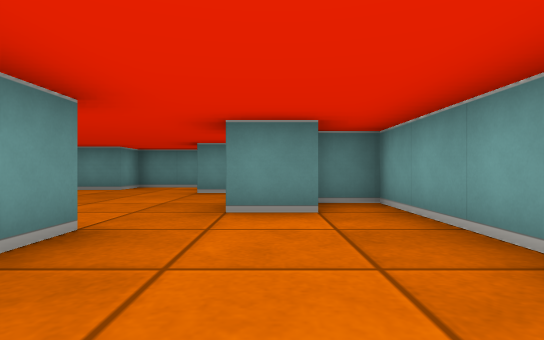
view 1 (above)

12 first-person views from a walk through a cub3D level. The camera is about half as high as the walls, looks level and sees 80° across. The floor is counted in squares. Each view is taken from the middle of a square. On the plan, view 1 faces up. The plan holds only what a view shows up to about 9 squares ahead; the rest is blank.

view 2
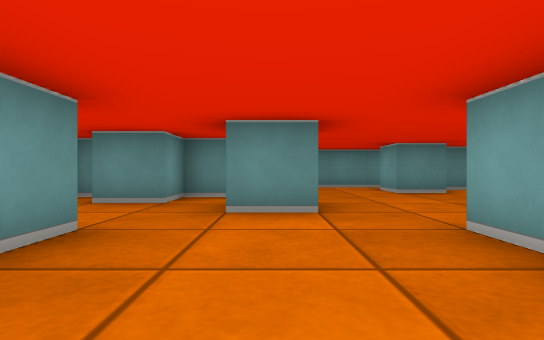

view 3
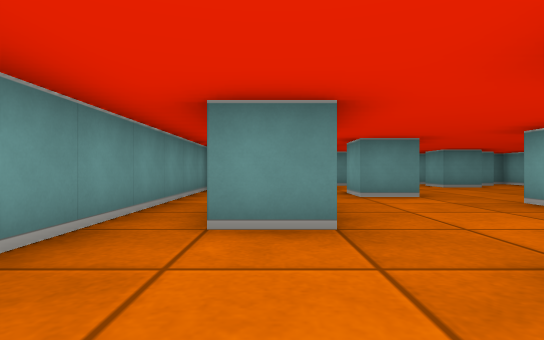

view 4
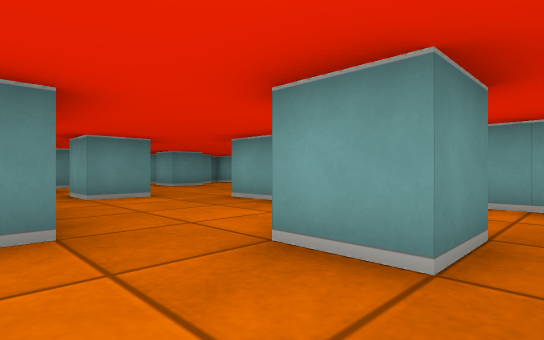

view 5
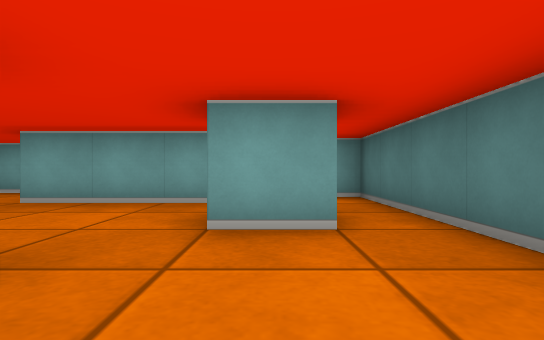

view 6
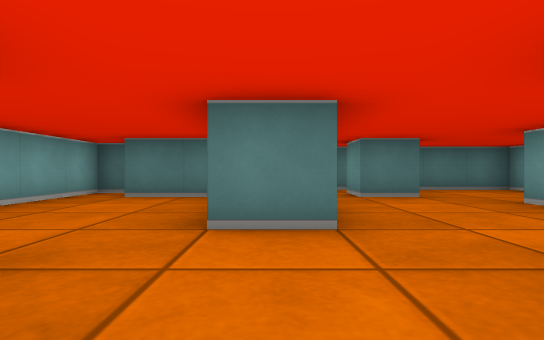

view 7
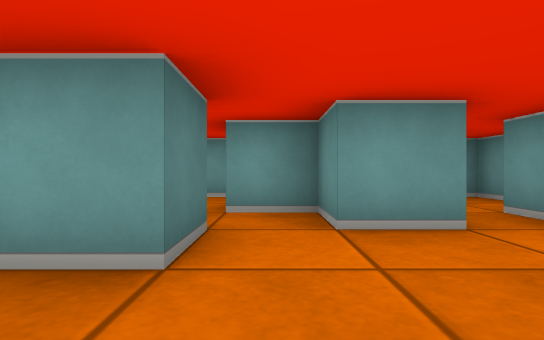

view 8
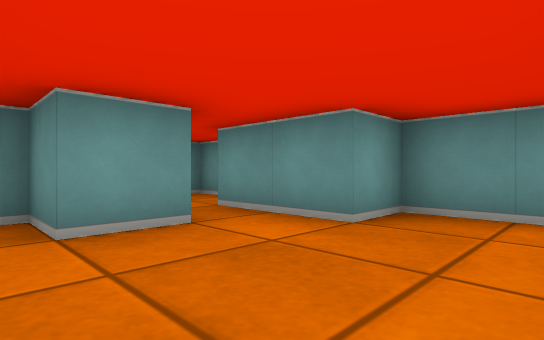

view 9
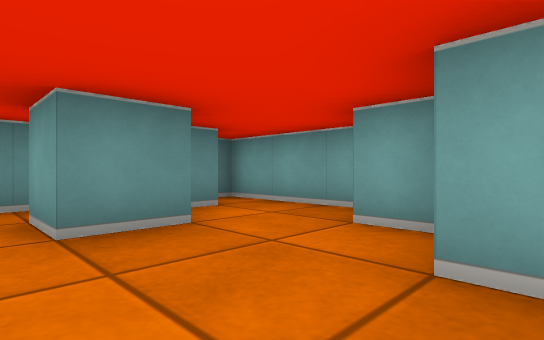

view 10
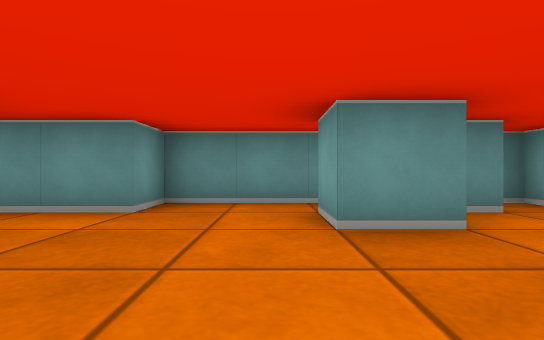

view 11
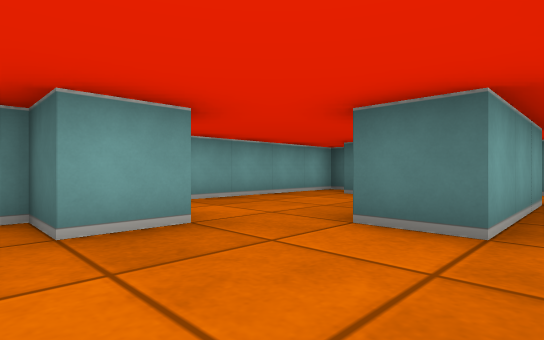

view 12
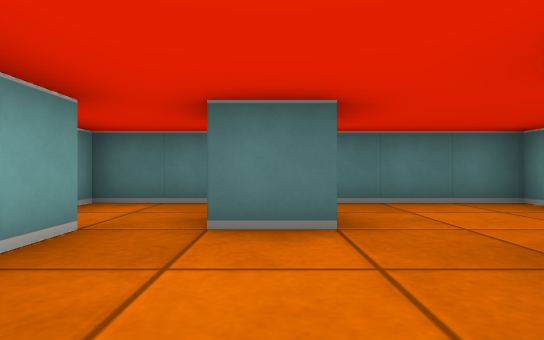

### Floor plan
Ten units are one square. View 1 is at (0, 0); x grows to the right and y downward. Boxes are objects, and circles mark ways between rooms. Rooms are numbered by the first view taken in them; rooms with no view inside come last. Other rooms are left out.
<svg viewBox="-80 -90 100 120">
<path fill="none" stroke="#000" d="M-35 -35 -45 -35 -45 -45 -35 -45 -35 -35M-55 -25 -55 -5 -65 -5M-35 5 -35 15 -45 15 -45 5 -35 5M-25 5 -25 -25 -15 -25 -15 -18M6 -35 -5 -35 -5 -45M-15 -65 -15 -75M-45 -66 -45 -55 -55 -55 -55 -45 -65 -45M-10 5 5 5M-75 -25 -75 2M-11 -85 -35 -85 -35 -75 -55 -75M9 15 15 15 15 -45 5 -45 5 -55M-75 20 -75 25 -15 25 -15 10M-69 -85 -75 -85M-4 -65 -15 -65M6 -75 0 -75M15 -60 15 -85M-5 -45 5 -45M-75 -55 -75 -25"/>
<circle cx="-10" cy="-60" r="3" fill="#2a7"/>
<circle cx="-60" cy="-35" r="3" fill="#2a7"/>
<circle cx="-70" cy="-15" r="3" fill="#2a7"/>
<text x="-30" y="-30">1</text>
<text x="0" y="-70">2</text>
<text x="-70" y="-40">3</text>
</svg>
Room 1 opens to room 2. Room 1 opens to room 3.

Where each view was taken, in squares from view 1:
view 1: 0 up, 0 right, facing up
view 2: 0 up, 4 left, facing up
view 3: 2 down, 6 left, facing up
view 4: 2 down, 6 left, facing up-right
view 5: 1 down, 7 left, facing right
view 6: 5 up, 2 left, facing down
view 7: 5 up, 2 left, facing left
view 8: 5 up, 2 left, facing up-left
view 9: 4 up, 2 left, facing up-right
view 10: 4 up, 2 left, facing up
view 11: 5 up, 3 left, facing down-right
view 12: 2 up, 4 left, facing down
